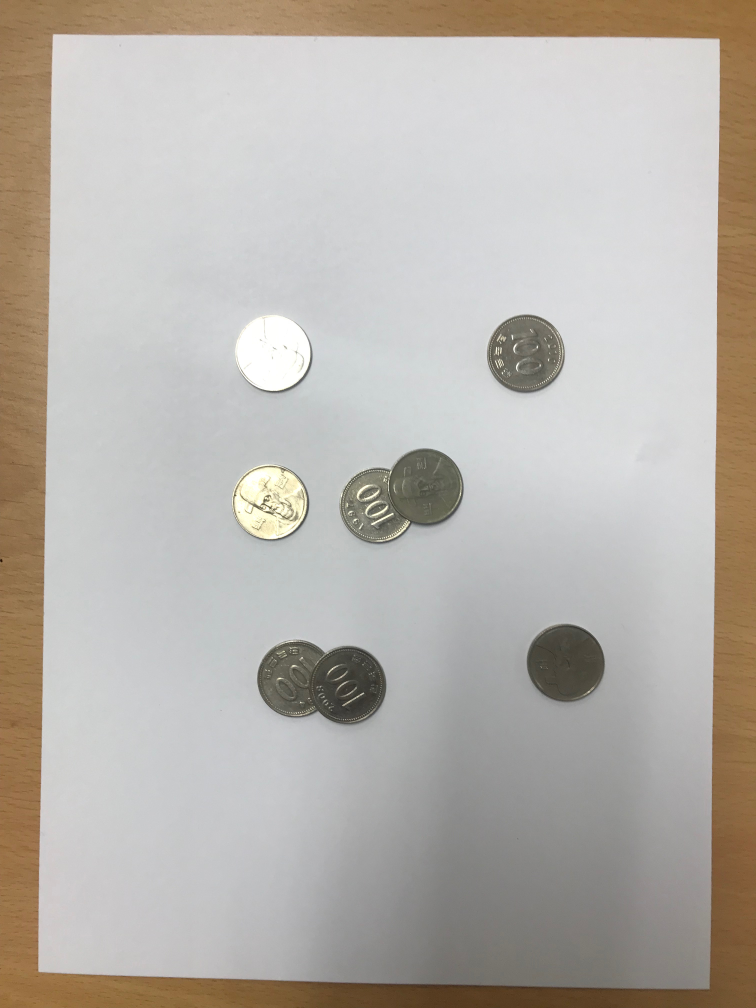
#> input picture HW1/IMG_8254.JPG, 3024 x 4032 px, found by its file name (shown at 1/4 size)
$ python coin-2.py   (older library calls are emulated)
#> lines starting #> are read from the running program, lines starting #| are printed output that depends on the picture; after the words box and inside, x2 and y2 are one past the last pixel; in counts of white or black regions, pixels touching at a corner belong together

import os
os.environ['CUDA_VISIBLE_DEVICES'] = '3'
import numpy as np
import matplotlib.pyplot as plt
import cv2
from pylab import*
from matplotlib import pyplot as plt


dir_path = os.path.dirname(os.path.realpath(__file__))
#print(dir_path)
img=cv2.imread(dir_path+'/../../IMG_8254.JPG')
#> img is the input picture: shape (4032, 3024, 3); mean B, G, R 171.5, 178.1, 183.4
    #img.get(cv2.cv.CV_CAP_PROP_FRAME_WIDTH, 1280)
   # cap.set(cv2.cv.CV_CAP_PROP_FRAME_HEIGHT, 720)


img1=img[500:3000,500:2500]
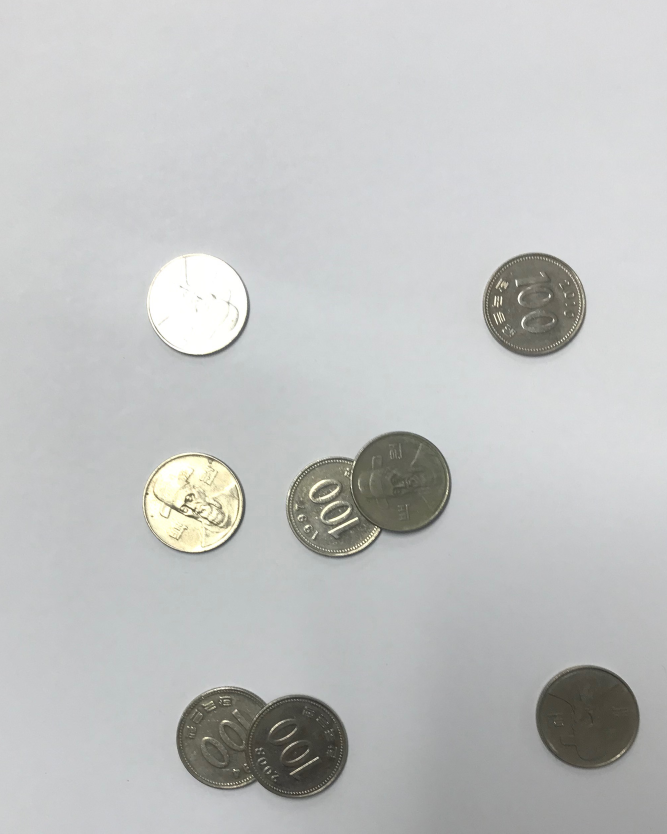
#> img1: shape (2500, 2000, 3) (shown at 1/3 size); mean B, G, R 193.8, 194.3, 193
roi=img[500:3000,500:2500]
gray = cv2.cvtColor(roi, cv2.COLOR_BGR2GRAY)
# [4 lines of commented-out code are left out]

gray_blur = cv2.medianBlur(gray, 25)
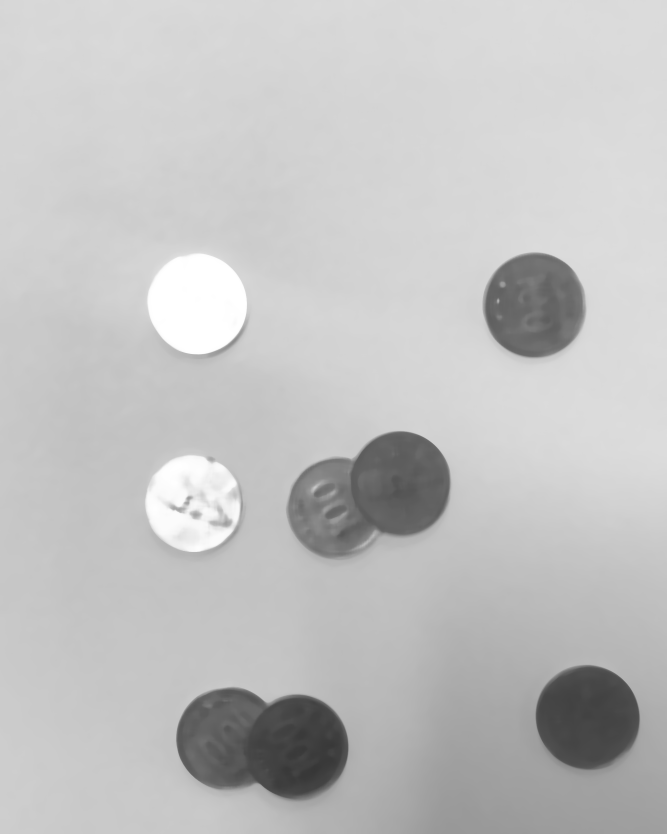
#> gray_blur: shape (2500, 2000) (shown at 1/3 size); min 54, max 255, mean 193.9
thresh = cv2.adaptiveThreshold(gray_blur, 255, cv2.ADAPTIVE_THRESH_GAUSSIAN_C,cv2.THRESH_BINARY_INV,13,1)
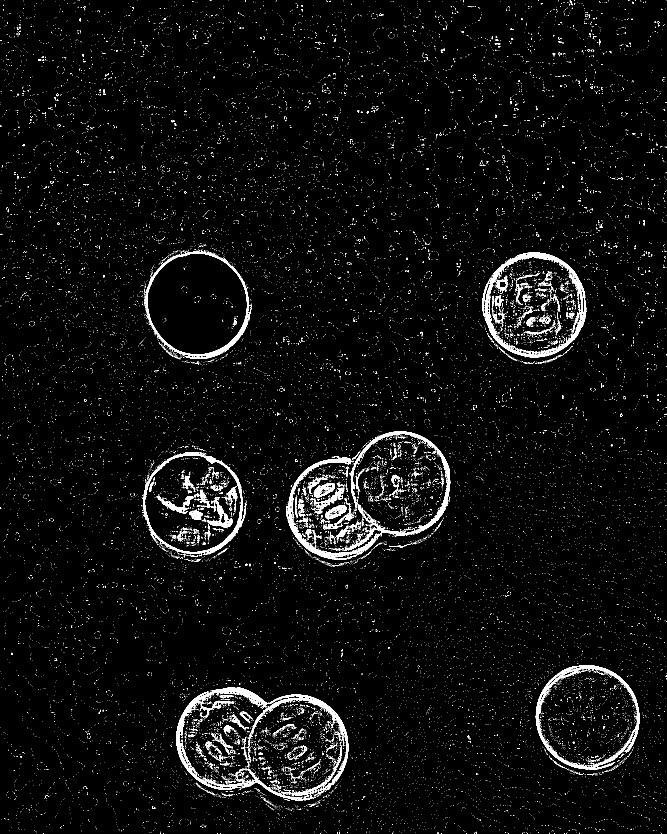
#> thresh: shape (2500, 2000) (shown at 1/3 size); 2.9% white; 24275 white regions (23951 under 20 px), largest, box (x1, y1, x2, y2) and area: (529, 2061, 1045, 2402) 15184, (1454, 758, 1759, 1072) 10477, (1607, 1996, 1919, 2310) 8722
#    #
kernel = np.ones((3, 3), np.uint8)
closing = cv2.morphologyEx(thresh, cv2.MORPH_CLOSE,kernel, iterations=3)
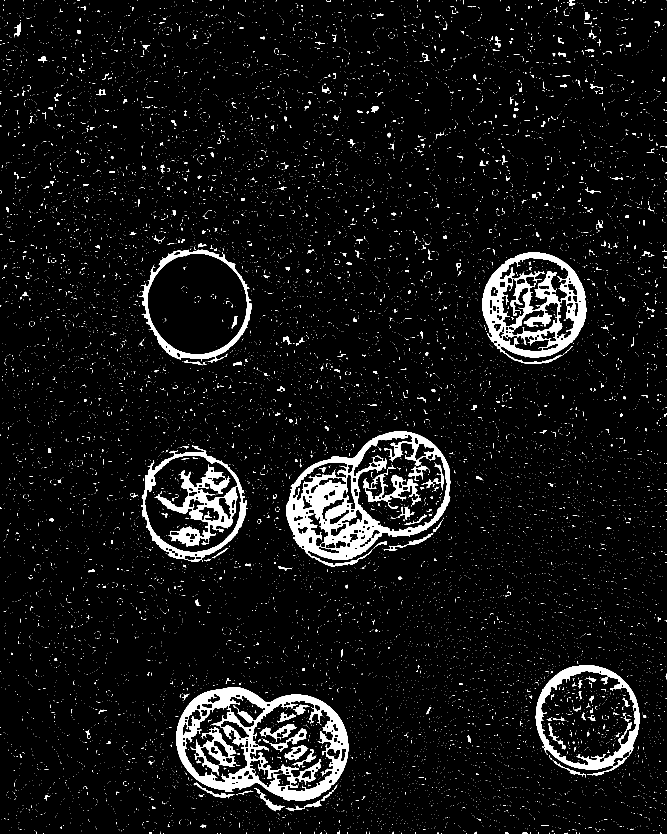
#> closing: shape (2500, 2000) (shown at 1/3 size); 5.6% white; 14475 white regions (13971 under 20 px), largest, box (x1, y1, x2, y2) and area: (858, 1294, 1351, 1701) 53372, (529, 2061, 1045, 2402) 49436, (1447, 758, 1759, 1072) 37852

   #
cont_img = closing.copy()


circles = cv2.HoughCircles(closing, cv2.HOUGH_GRADIENT, 0.2, 120, param1 = 70, param2 = 30, minRadius = 100, maxRadius = 180)
#> circles = [[579.5, 1509.5, 145.3], [1758.5, 2155.5, 160.7], [889.5, 2237.5, 154.1], [583.5, 914.5, 156.3], [1601.5, 911.5, 155], [1198.5, 1447.5, 154.1], [697.5, 2222.5, 170.6], [1022.5, 1533.5, 162.9], [781.5, 2133.5, 104.6]]
circles_rnd = np.uint16(np.around(circles))
#> circles_rnd = [[580, 1510, 145], [1758, 2156, 161], [890, 2238, 154], [584, 914, 156], [1602, 912, 155], [1198, 1448, 154], [698, 2222, 171], [1022, 1534, 163], [782, 2134, 105]]

print(circles_rnd.shape)
#| (1, 9, 3)
count = 1
for i in circles_rnd[0, :]:
    cv2.circle(roi, (i[0], i[1]), i[2], (0, 0, 150), 15)
    cv2.circle(roi, (i[0], i[1]), 2, (0, 0, 0), 5)
    cv2.putText(roi, str(count), (i[0] - 70, i[1] + 30), cv2.FONT_HERSHEY_SIMPLEX, 3.3, (0, 0, 150), 15)
    count += 1
    plt.rcParams["figure.figsize"] = (16, 9)
#> this loop made 9 passes
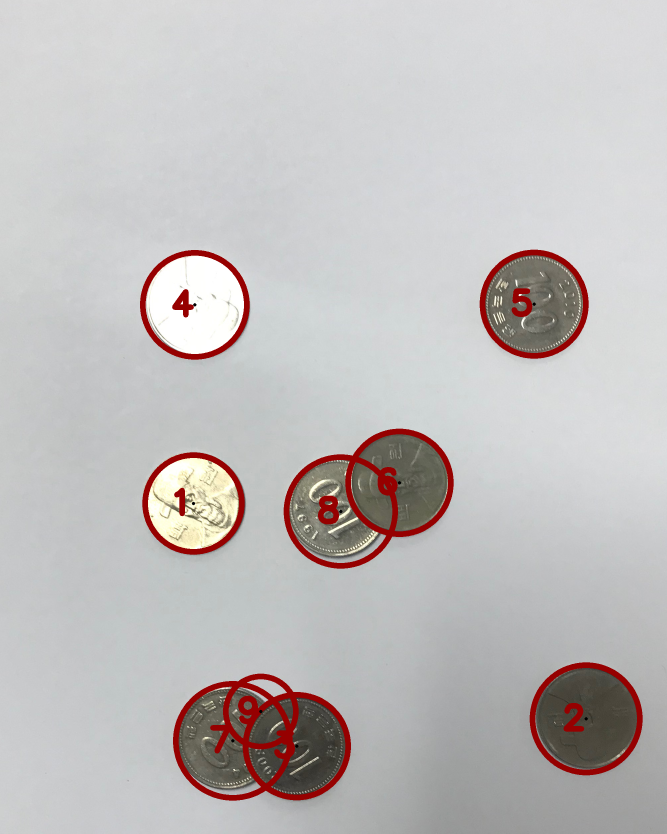
#> roi: shape (2500, 2000, 3) (shown at 1/3 size); mean B, G, R 189.1, 189.4, 193.1
#> after the loop, count = 10
plt.figure()
plt.imshow(roi)
plt.show()
# roi,contours,hierarchy = cv2.findContours(cont_img, cv2.RETR_EXTERNAL,cv2.CHAIN_APPROX_SIMPLE)
# for cnt in contours:
#     area = cv2.contourArea(cnt)
#     if area <5000 or area > 105000:
#         continue
#    #
#     if len(cnt) < 5:
#         continue
#    #
#     ellipse = cv2.fitEllipse(cnt)
#     img2=cv2.ellipse(img1, ellipse, (0,255,0), 20)
    #cv2.imshow("Morphological Closing", closing)
    #cv2.imshow("Adaptive Thresholding", thresh)
#     #cv2.imshow('Contours', roi)
#    #
# # if cv2.waitKey(1) & 0xFF == ord('q'):
# #         break
#
# # img.release()
# # cv2.destroyAllWindows()
#
# # if __name__ == "__main__":
# #     run_main()
#
#
# # #
# plt.figure()
# plt.imshow(cont_img)
# plt.show()
# print(cont_img)

$ run again, with HW1/IMG_8255.JPG copied over HW1/IMG_8254.JPG
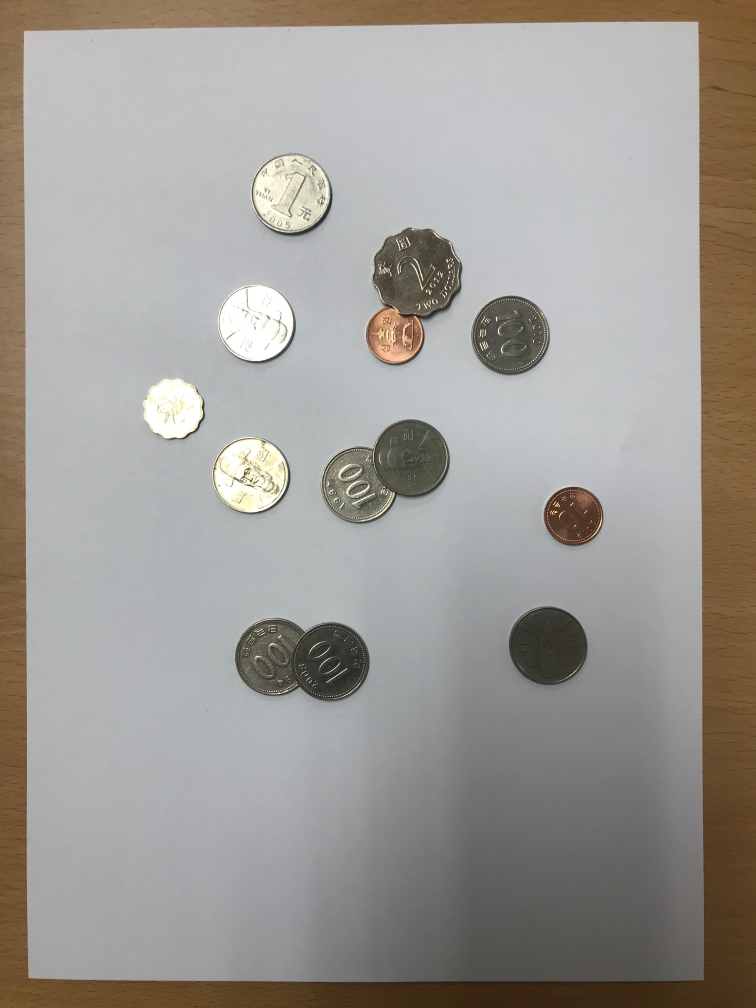
#> input picture HW1/IMG_8255.JPG, 3024 x 4032 px, found by its file name (shown at 1/4 size)
#> img is the input picture: shape (4032, 3024, 3); mean B, G, R 149.8, 154.6, 158.1
#> `thresh = cv2.adaptiveThreshold(gray_blur, 255, cv2.ADAPTIVE_THRESH_GAU..`:
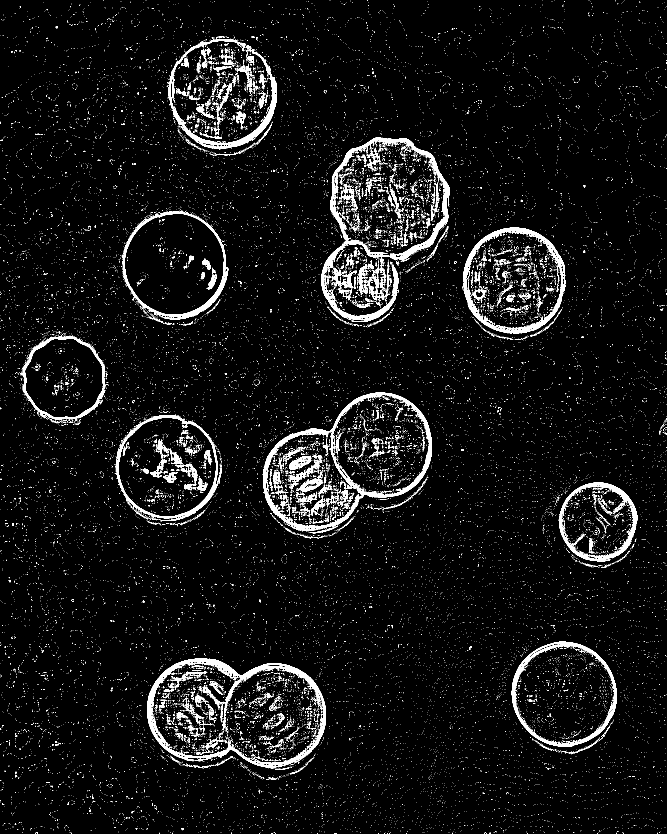
#> thresh: shape (2500, 2000) (shown at 1/3 size); 4.5% white; 28760 white regions (28155 under 20 px), largest, box (x1, y1, x2, y2) and area: (441, 1975, 978, 2305) 17818, (788, 1178, 1296, 1600) 16483, (990, 411, 1350, 779) 12819
#> closing: shape (2500, 2000); 8.8% white; 14533 white regions (14101 under 20 px), largest, box (x1, y1, x2, y2) and area: (964, 411, 1350, 982) 81783, (441, 1975, 978, 2310) 64347, (788, 1178, 1296, 1600) 58518
#> circles = 14 rows, first 8: [518.5, 791.5, 152.9], [1690.5, 2081.5, 156.1], [1142.5, 1326.5, 149.7], [502.5, 1400.5, 147.4], [1542.5, 833.5, 151.8], [601.5, 2135.5, 161.8], [823.5, 2143.5, 154], [663.5, 280.5, 166.2]
#> circles_rnd = 14 rows, first 8: [518, 792, 153], [1690, 2082, 156], [1142, 1326, 150], [502, 1400, 147], [1542, 834, 152], [602, 2136, 162], [824, 2144, 154], [664, 280, 166]
#| (1, 14, 3)
#> the loop `for i in circles_rnd[0, :]:` made 14 passes
#> after the loop `for i in circles_rnd[0, :]:`:
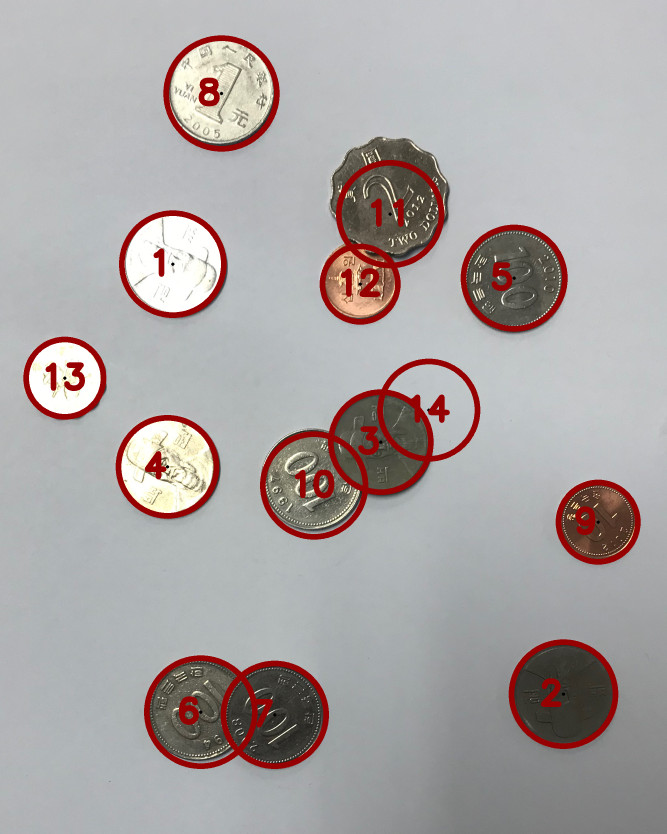
#> roi: shape (2500, 2000, 3) (shown at 1/3 size); mean B, G, R 164.2, 164.5, 170.8
#> after the loop `for i in circles_rnd[0, :]:`: count = 15

$ run again, with HW1/IMG_8256.JPG copied over HW1/IMG_8254.JPG
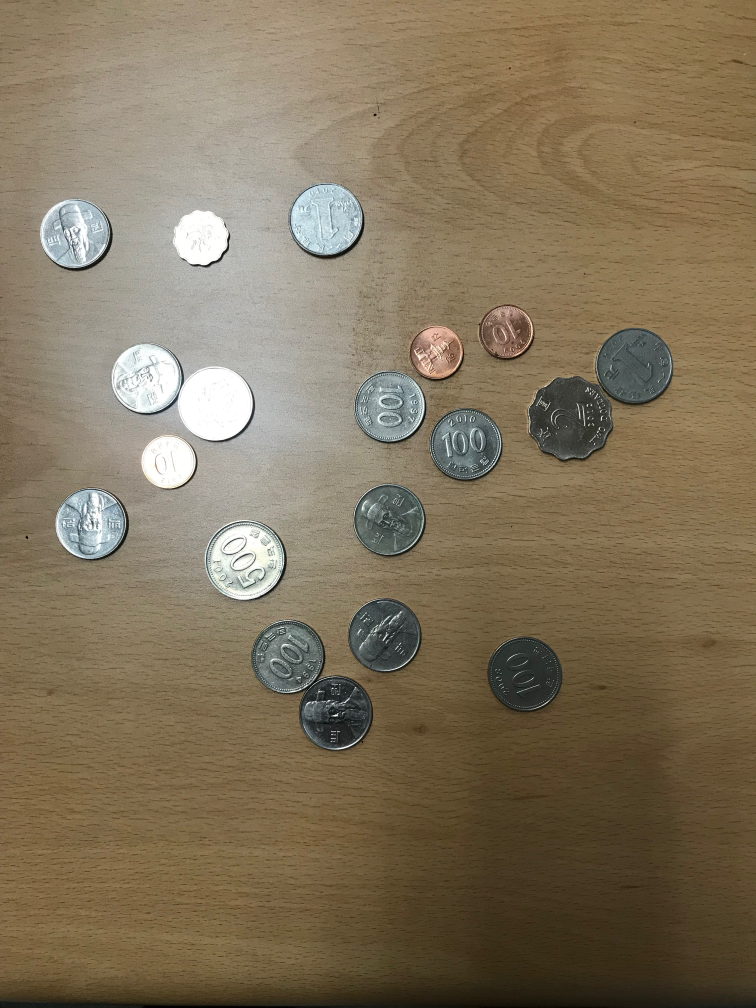
#> input picture HW1/IMG_8256.JPG, 3024 x 4032 px, found by its file name (shown at 1/4 size)
#> img is the input picture: shape (4032, 3024, 3); mean B, G, R 91, 115.2, 129.4
#> `thresh = cv2.adaptiveThreshold(gray_blur, 255, cv2.ADAPTIVE_THRESH_GAU..`:
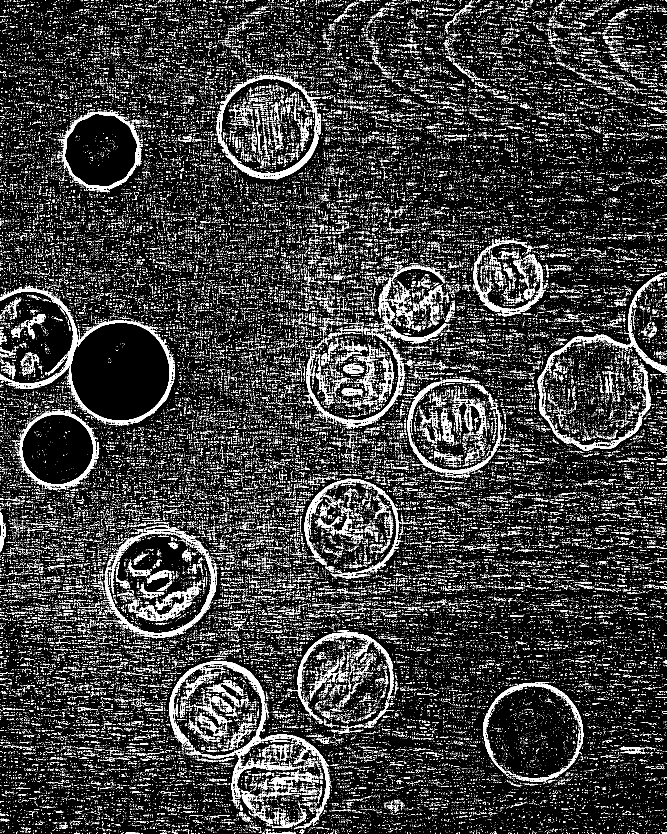
#> thresh: shape (2500, 2000) (shown at 1/3 size); 11.5% white in thin lines or dots
#> closing: shape (2500, 2000); 35.5% white; 6465 white regions (5161 under 20 px), largest, box (x1, y1, x2, y2) and area: (0, 430, 2000, 2500) 1214428, (246, 0, 2000, 593) 218228, (0, 186, 489, 659) 35124
#> circles = 187 rows, first 8: [1038.5, 2041.5, 147.5], [170.5, 1347.5, 104.8], [1074.5, 1578.5, 172.8], [1590.5, 2202.5, 158.5], [669.5, 1290.5, 179.4], [641.5, 878.5, 177.2], [806.5, 385.5, 150.7], [1816.5, 1166.5, 178.3]
#> circles_rnd = 187 rows, first 8: [1038, 2042, 148], [170, 1348, 105], [1074, 1578, 173], [1590, 2202, 158], [670, 1290, 179], [642, 878, 177], [806, 386, 151], [1816, 1166, 178]
#| (1, 187, 3)
#> the loop `for i in circles_rnd[0, :]:` made 187 passes
#> after the loop `for i in circles_rnd[0, :]:`:
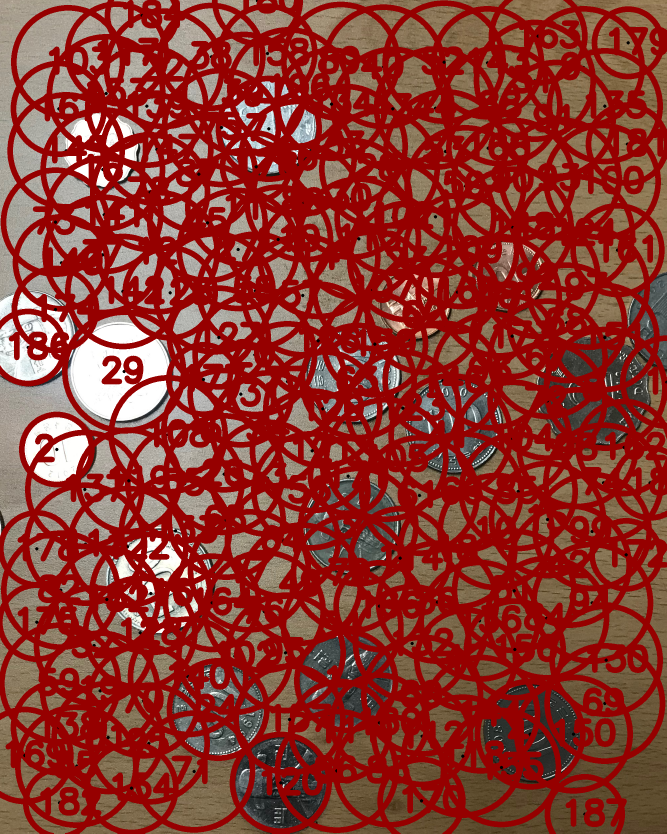
#> roi: shape (2500, 2000, 3) (shown at 1/3 size); mean B, G, R 46, 53.8, 145.8
#> after the loop `for i in circles_rnd[0, :]:`: count = 188
